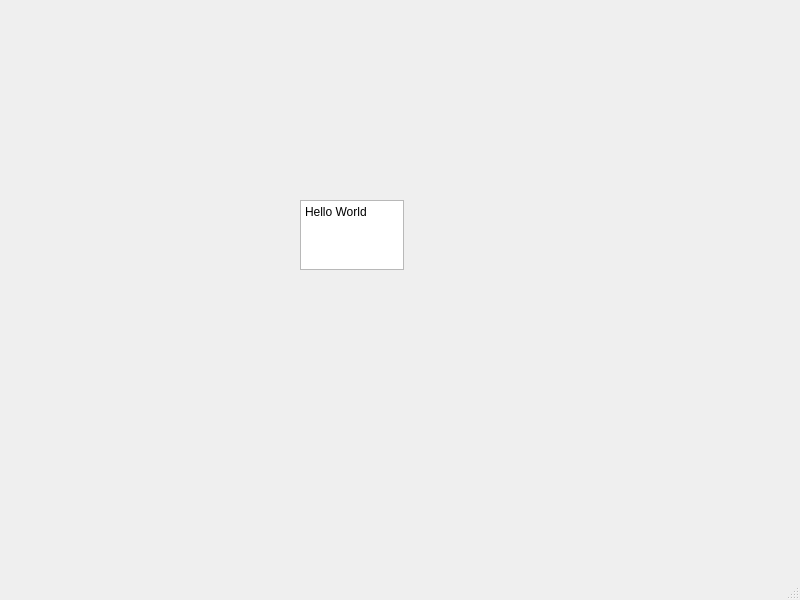
<?xml version="1.0" encoding="UTF-8"?>
<ui version="4.0">
 <class>MainWindow</class>
 <widget class="QMainWindow" name="MainWindow">
  <property name="geometry">
   <rect>
    <x>0</x>
    <y>0</y>
    <width>800</width>
    <height>600</height>
   </rect>
  </property>
  <property name="windowTitle">
   <string>MainWindow</string>
  </property>
  <widget class="QWidget" name="centralwidget">
   <widget class="QPlainTextEdit" name="plainTextEdit">
    <property name="geometry">
     <rect>
      <x>300</x>
      <y>200</y>
      <width>104</width>
      <height>70</height>
     </rect>
    </property>
    <property name="plainText">
     <string>Hello World
</string>
    </property>
   </widget>
  </widget>
  <widget class="QMenuBar" name="menubar">
   <property name="geometry">
    <rect>
     <x>0</x>
     <y>0</y>
     <width>800</width>
     <height>21</height>
    </rect>
   </property>
  </widget>
  <widget class="QStatusBar" name="statusbar"/>
 </widget>
 <resources/>
 <connections/>
</ui>
